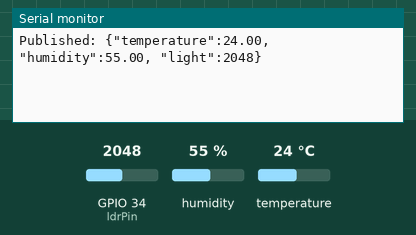
Recording of a sketch running on a simulated ESP32. On the bench: the last lines printed to the serial monitor. The test bench sets the inputs (shaded band); at power-on: humidity 55 %, GPIO 34 (ldrPin) = 2048, temperature 24 °C. WiFi joins after 1.5 s; servers stay silent unless stated; no MQTT or app messages arrive unless stated.

Above: at 2.7 s.
2.8 s: humidity set to 22 %
At 8.1 s:
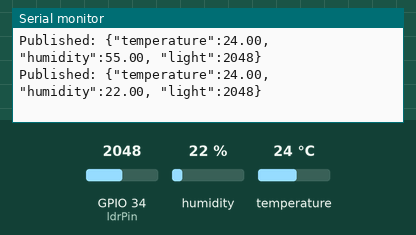
8.8 s: GPIO 34 (ldrPin) set to 2866
At 12.3 s:
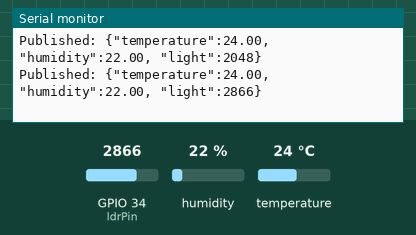
14.8 s: temperature set to 12 °C
At 17.6 s:
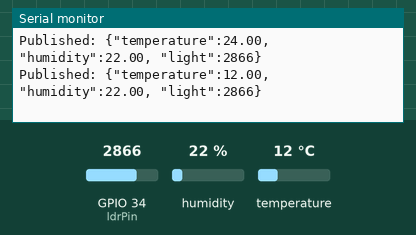
20.8 s: GPIO 34 (ldrPin) set to 3603
At 22.9 s:
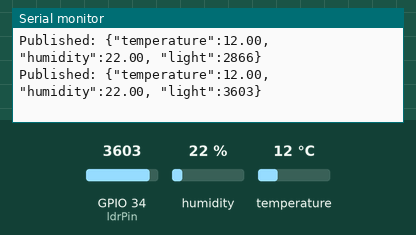
26.8 s: humidity set to 40 %
At 28.3 s:
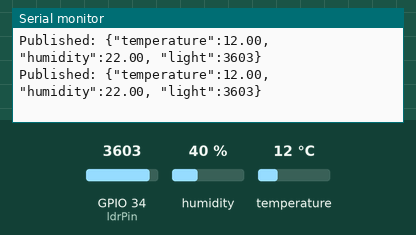
Timing chart, 0 to 29.8 s (numbered marks = the images above; inputs shaded):
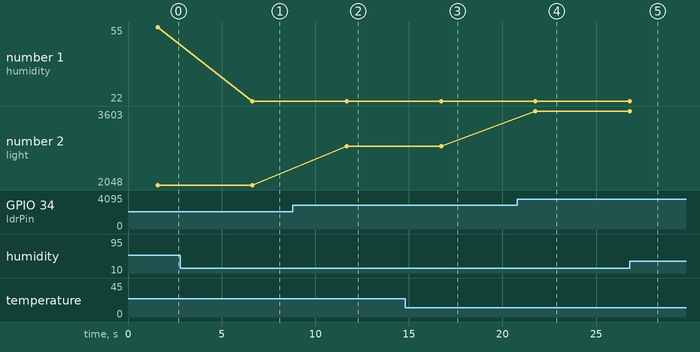

The sketch:

main.ino
```cpp
#include <WiFi.h>
#include <PubSubClient.h>
#include <Wire.h>
#include "Adafruit_SHT31.h"

const char* ssid = "WIFI_SSID";
const char* password = "WIFI_PASSWORD";
const char* mqtt_server = "BROKER_IP_ADDRESS";

WiFiClient espClient;
PubSubClient client(espClient);
Adafruit_SHT31 sht31 = Adafruit_SHT31();

const int ldrPin = 34; // Pin analog untuk sensor LDR

void setup() {
  Serial.begin(115200);
  WiFi.begin(ssid, password);
  while (WiFi.status() != WL_CONNECTED) { delay(500); }

  client.setServer(mqtt_server, 1883);
  if (!sht31.begin(0x44)) {
    Serial.println("Couldn't find SHT31");
  }
}

void loop() {
  if (!client.connected()) {
    client.connect("ESP32_Sensor_Client");
  }
  client.loop();

  float t = sht31.readTemperature();
  float h = sht31.readHumidity();
  int light = analogRead(ldrPin);

  if (!isnan(t)) {
    String payload = "{\"temperature\":" + String(t) + ", \"humidity\":" + String(h) + ", \"light\":" + String(light) + "}";
    client.publish("sensor/environment", payload.c_str());
    Serial.println("Published: " + payload);
  }

  delay(5000);
}
```

Measured:
- after the input at 2.8 s, the serial monitor: prints a new line after 3.8 s (image 1)
- after the input at 8.8 s, the serial monitor: prints a new line after 2.9 s (image 2)
- after the input at 14.8 s, the serial monitor: prints a new line after 1.9 s (image 3)
- after the input at 20.8 s, the serial monitor: prints a new line after 0.96 s (image 4)
- plotted number 1: 55 → 22 after the input at 2.8 s, 22 → 40 after the input at 26.8 s
- plotted number 2: 2048 → 2866 after the input at 8.8 s, 2866 → 3603 after the input at 20.8 s
